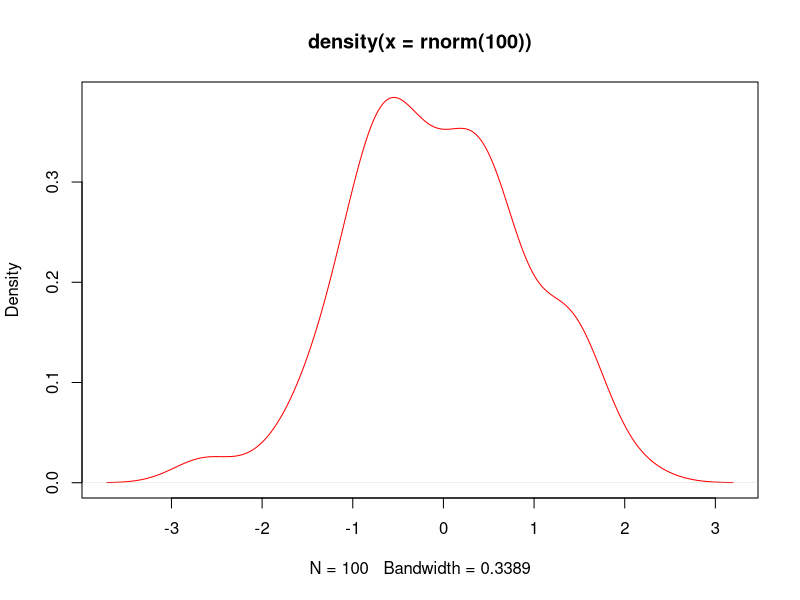

Here is the R script that generated this plot:
plot(density(rnorm(100)),col="red")
x=5
x<-5
assign("x",5)
x
x<-c(1,3,6,7);
char<-c("8","edge","turn8k");
logic<-c(TRUE,FALSE,TRUE,FALSE)
dynam<-c(8,"dds", TRUE)
dynam<-c(1,0,1,1,TRUE)
dynam
log(x,10)
log(base=10,x)
x=10
x<5
x>5
x==10
x^10
x=10/(5-5)
x
x<-c(2,4,5,3,-4,0)
x*5
y<-c(5,3)
x*y
z<-c(1,2,3,4)
x*z
length(x)
x<-c(3,4,6,-7,8)
mean = sum(x)/ length(x)
mean
x=2:10
y=5:1
z=-5:10
w=-5:-10
x
y
z
w
z=seq(2,5,.5)
x=seq(3,9.1,.1)
y=seq(9,3,-.2)
length(x)
length(y)
x*y
x=c("A","B","C")
rep(x,4)
x<-1:10
y<-x<=-5
mode(x)
mode(y)
mode(mode(x))
x=1:20
x[2]
x[0]
x[5:9]
x[c(3,7,8,9,20)]
x[-19]
x[-(1:6)]
x[x>10]
x[TRUE]
y=c(TRUE,FALSE)
x[y]
vector<-c()
v2<-c(TRUE,FALSE,TRUE,TRUE,FALSE,TRUE)
vector=c(v2,vector);
vector=c(F,vector);
x=1:3
x=c(5,x)
x
x=1:5
names(x)
names(x)<-c("Первый","Второй","Третий","Четвертый","Первый")
names(x)
x["Первый"]
log(3) == log(3, base=exp(1))
x=seq(5,100,.1)
x[length(x)]
x<-c(-10,2,78,34,-98,23,0,-8)
order(x)
sort(x)
sort(x) == x[order(x)]
